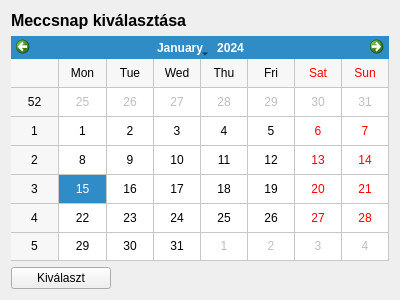
<?xml version="1.0" encoding="UTF-8"?>
<ui version="4.0">
 <class>Form</class>
 <widget class="QWidget" name="Form">
  <property name="geometry">
   <rect>
    <x>0</x>
    <y>0</y>
    <width>400</width>
    <height>300</height>
   </rect>
  </property>
  <property name="windowTitle">
   <string>Form</string>
  </property>
  <layout class="QVBoxLayout" name="verticalLayout">
   <item>
    <layout class="QHBoxLayout" name="cInfoStatusLayout"/>
   </item>
   <item>
    <widget class="QLabel" name="label">
     <property name="text">
      <string>&lt;html&gt;&lt;head/&gt;&lt;body&gt;&lt;p&gt;&lt;span style=&quot; font-size:12pt; font-weight:700;&quot;&gt;Meccsnap kiválasztása&lt;/span&gt;&lt;/p&gt;&lt;/body&gt;&lt;/html&gt;</string>
     </property>
    </widget>
   </item>
   <item>
    <widget class="QCalendarWidget" name="calendarWidget">
     <property name="gridVisible">
      <bool>true</bool>
     </property>
    </widget>
   </item>
   <item>
    <widget class="QPushButton" name="calendarDateBtn">
     <property name="maximumSize">
      <size>
       <width>100</width>
       <height>16777215</height>
      </size>
     </property>
     <property name="text">
      <string>Kiválaszt</string>
     </property>
    </widget>
   </item>
  </layout>
 </widget>
 <resources/>
 <connections/>
</ui>
